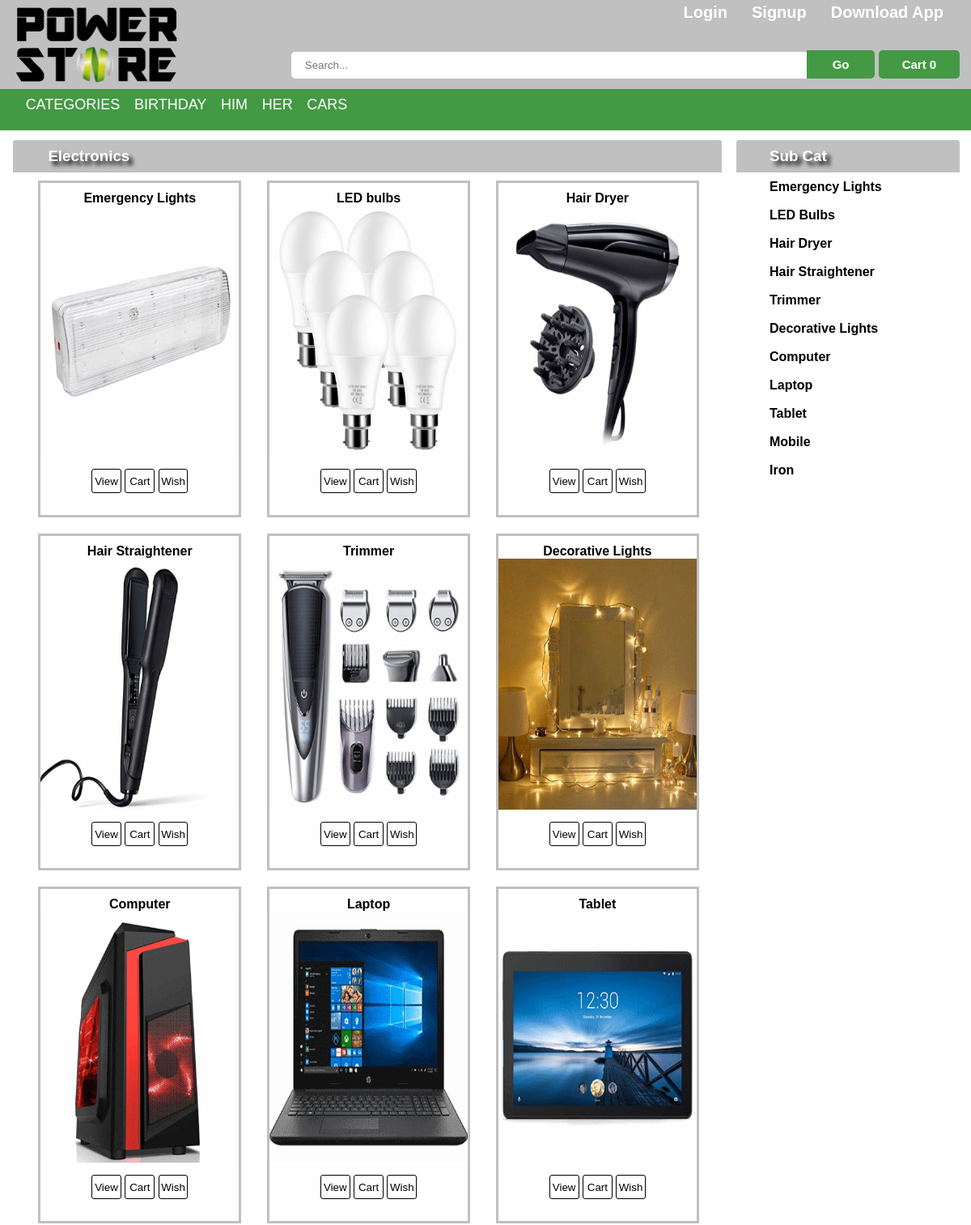
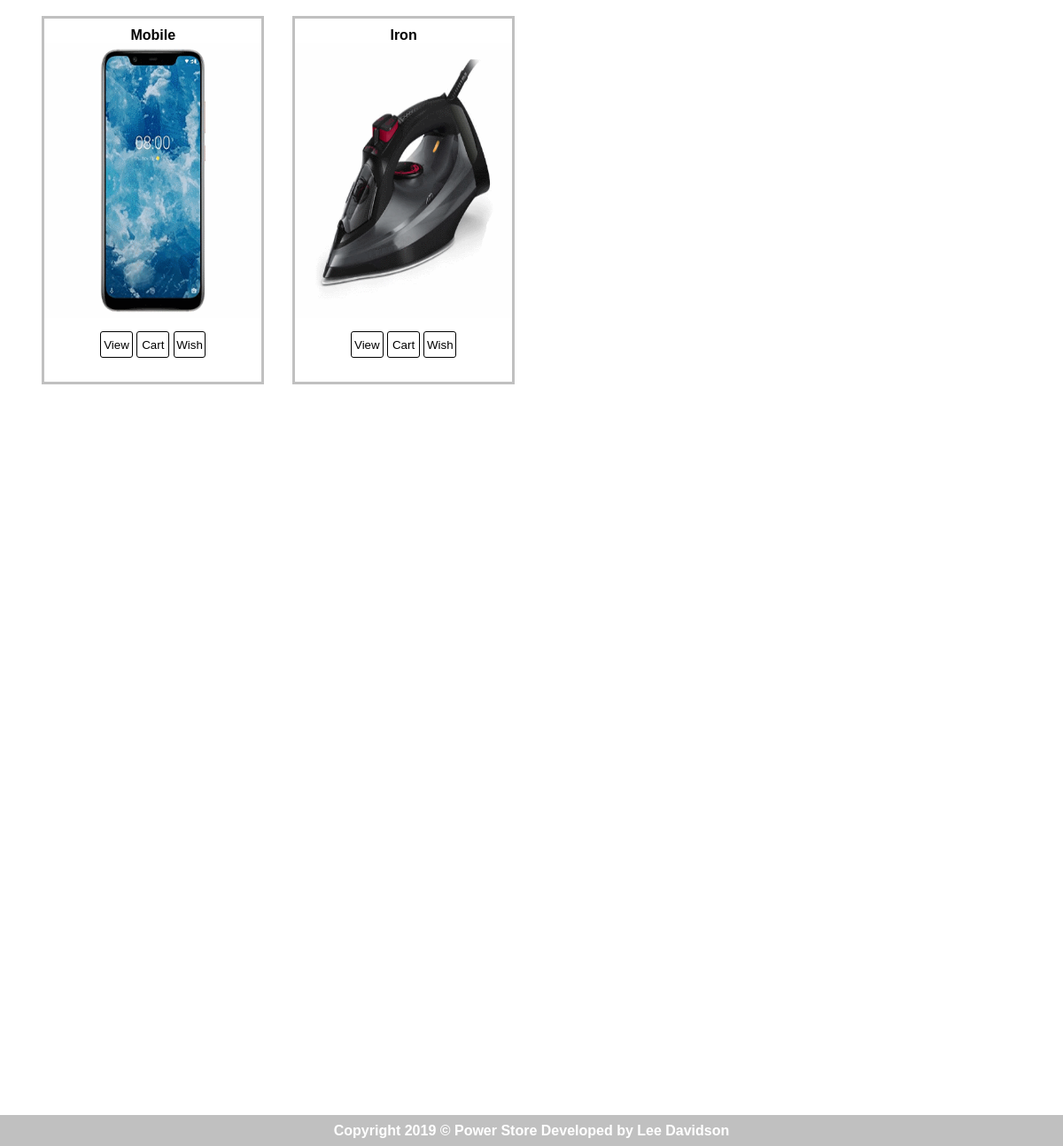
The app's page /power_store/category_detail.php?category_id=1 with its own data (2 pictures, top to bottom).
### tables this page shows
CREATE TABLE IF NOT EXISTS `main_categories` (
  `category_id` int(11) NOT NULL,
  `category_name` varchar(100) NOT NULL
);

CREATE TABLE IF NOT EXISTS `products` (
  `product_id` int(11) NOT NULL,
  `product_name` varchar(100) NOT NULL,
  `category_id` int(11) NOT NULL,
  `sub_category_id` int(11) NOT NULL,
  `product_image_1` varchar(100) NOT NULL,
  `product_image_2` varchar(100) NOT NULL,
  `product_image_3` varchar(100) NOT NULL,
  `product_image_4` varchar(100) NOT NULL,
  `product_feature_1` varchar(100) NOT NULL,
  `product_feature_2` varchar(100) NOT NULL,
  `product_feature_3` varchar(100) NOT NULL,
  `product_feature_4` varchar(100) NOT NULL,
  `product_feature_5` varchar(100) NOT NULL,
  `product_price` varchar(100) NOT NULL,
  `product_discount` varchar(100) NOT NULL,
  `product_discount_price` varchar(100) NOT NULL,
  `product_quantity` varchar(11) NOT NULL,
  `product_model` varchar(100) NOT NULL,
  `product_warranty` varchar(100) NOT NULL,
  `product_for_whome` varchar(100) NOT NULL,
  `product_keyword` varchar(100) NOT NULL,
  `product_added_date` timestamp NOT NULL DEFAULT current_timestamp()
);

CREATE TABLE IF NOT EXISTS `sub_categories` (
  `sub_category_id` int(11) NOT NULL,
  `sub_category_name` varchar(100) NOT NULL,
  `category_id` int(11) NOT NULL
);

### power_store/includes/function.php (the view, shortened to what this page needs)
<?php
    function getIp() {
		$ip = $_SERVER['REMOTE_ADDR'];
		return $ip;
    }
    function cart_count(){
        include("includes/db.php");
        $ip_address=getIp();
        if(!isset($_SESSION['user_email'])){
            $get_cart_item=$conx->prepare("select * from cart where ip_address='$ip_address'");
            $get_cart_item->execute();
        }
        $count_cart=$get_cart_item->rowCount();
        echo $count_cart;
    }
    function category_detail() {
        include("includes/db.php");
        if(isset($_GET['category_id'])){
            $category_id=$_GET['category_id'];
            $category_product=$conx->prepare("select * from products where category_id='$category_id'");
            $category_product->setFetchMode(PDO:: FETCH_ASSOC);
            $category_product->execute();
			$category_name=$conx->prepare("select * from main_categories where category_id='$category_id'");
			$category_name->setFetchMode(PDO:: FETCH_ASSOC);
			$category_name->execute();
			$row=$category_name->fetch();
			$row_main_category=$row['category_name'];
            echo "<h3>".$row_main_category."</h3>";
			while($row_category=$category_product->fetch()):
                echo "<li>
                        <a href='product_detail.php?product_id=".$row_category['product_id']."'>
                            <h4>".$row_category['product_name']."</h4>
                            <img src='images/product_images/".$row_category['product_image_1']."' />
                            <center>
                                <button id='product_button'><a href='product_detail.php?product_id=".$row_category['product_id']."'>View</a></button>
                                <button id='product_button'><a href='#'>Cart</a></button>
                                <button id='product_button'><a href='#'>Wish</a></button>
                            </center>
                        </a>
                    </li>";
            endwhile;
        }
    }
    function view_all_sub_categories() {
        include("includes/db.php");
        if(isset($_GET['category_id'])){
            $category_id=$_GET['category_id'];
            $sub_category=$conx->prepare("select * from sub_categories where category_id='$category_id'");
            $sub_category->setFetchMode(PDO:: FETCH_ASSOC);
            $sub_category->execute();
            echo "<h3>Sub Cat</h3>";
            while($row=$sub_category->fetch()):
                echo "<li><a href='category_detail.php?sub_category_id=".$row['sub_category_id']."'>".$row['sub_category_name']."</a></li>";
            endwhile;
        }
    }
?>

### power_store/css/style.css (style rules this page uses)
body { background:#ffffff }
* { margin:0; padding:0; font-family: Arial, Helvetica, serif; }
#bodyleft ul li { min-width:28%; max-width:28%; margin-top:10px; margin-bottom:10px; margin-left:3.6%; float:left; width:31%; min-height:410px; border:3px solid #C0C0C0; }
#bodyleft ul li a { text-decoration:none; color:#000000; display:block; }
#bodyleft ul li a h4 { overflow:hidden; white-space: nowrap; text-overflow:ellipsis; margin-top:10px; text-align:center; font-size:16px; }
#bodyleft ul li a img { width:100%; height:310px; margin-bottom:15px; }
#product_button { min-width:15%; height:30px; background:#ffffff; border-radius:3px; border:1px solid #000000; }
#bodyleft h3 { text-shadow:5px 5px 5px #000000; border-top-left-radius: 3px; border-top-right-radius: 3px; background:#C0C0C0; color:#ffffff; padding-left:5%; height:40px; line-height:40px; }
#bodyright h3 { text-shadow:5px 5px 5px #000000; border-top-left-radius: 3px; border-top-right-radius: 3px; line-height:40px; background:#C0C0C0; height:40px; text-align:left; padding-left:15%; color:#ffffff; }
.bodyright ul li { width:100%; height:35px; line-height:35px; padding-left:15%; }
.bodyright ul li a { text-decoration:none; color:#000000; font-size:16px; font-weight:bold; }

### records on screen
main_categories: category_name "Electronics"
products: product_name "Emergency Lights", product_image_1 (picture)
products: product_name "LED bulbs", product_image_1 (picture)
products: product_name "Hair Dryer", product_image_1 (picture)
products: product_name "Hair Straightener", product_image_1 (picture)
products: product_name "Trimmer", product_image_1 (picture)
products: product_name "Decorative Lights", product_image_1 (picture)
products: product_name "Computer", product_image_1 (picture)
products: product_name "Laptop", product_image_1 (picture)
products: product_name "Tablet", product_image_1 (picture)
products: product_name "Mobile", product_image_1 (picture)
products: product_name "Iron", product_image_1 (picture)
sub_categories: sub_category_name "Emergency Lights"
sub_categories: sub_category_name "LED Bulbs"
sub_categories: sub_category_name "Hair Dryer"
sub_categories: sub_category_name "Hair Straightener"
sub_categories: sub_category_name "Trimmer"
sub_categories: sub_category_name "Decorative Lights"
sub_categories: sub_category_name "Computer"
sub_categories: sub_category_name "Laptop"
sub_categories: sub_category_name "Tablet"
sub_categories: sub_category_name "Mobile"
sub_categories: sub_category_name "Iron"

### other values on screen
$count_cart "0"
